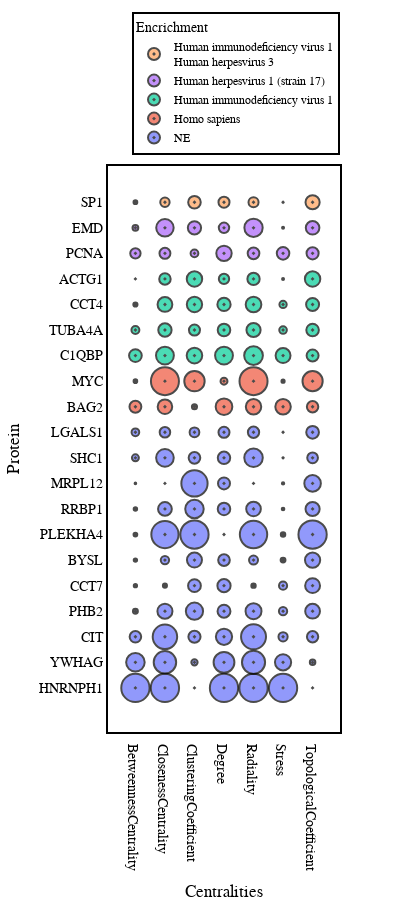

Notebook source saved alongside this figure:
### Markdown cell above
7.a Using Plotly Python library, the following Python script makes a dot plot.

### Code cell
import plotly.express as px

# Make Scaterplot
fig = px.scatter(Dot_plot_df, x="Centrality", y="Protein", size="Value", color="Encrichment", hover_data=['Info'])

fig.update_traces(mode='markers', marker_symbol = 200, marker_line_width=2, marker_line_color='rgba(0, 0, 0, 1)')
fig.update_xaxes(showline=True, linewidth=2, linecolor='black', mirror=True)
fig.update_yaxes(showline=True, linewidth=2, linecolor='black', mirror=True)

fig.update_layout(title=None, autosize=False, width=420, height=910, plot_bgcolor='rgba(0,0,0,0)', xaxis=dict(
        title="Centralities"),
    yaxis=dict(title="Protein"),
    font=dict(family="Arial", size=14, color="black"))

fig.update_layout(
    legend=dict(orientation="v", yanchor="bottom", y=1.02, xanchor="right", x=1, traceorder="reversed",
        title_font_family="Times New Roman",
        font=dict(family="Arial", size=12, color="black"), bgcolor="rgba(0,0,0,0)", bordercolor="Black", borderwidth=2)
)

fig.write_image("Images/Dot_plot.pdf")
fig.write_image("Images/Dot_plot.svg")
fig.write_image("Images/Dot_plot.webp")
fig.write_image("Images/Dot_plot.png")
fig.write_html("Images/Dot_plot.html")


fig_dots = fig

fig_dots.show()

### Figure 1 — Plotly figure (JSON) as saved in the notebook; plotly's stock layout.template omitted (floating-point values rounded to 4 significant figures)
{"data": [{"customdata": [["1.0<br>BetweennessCentrality"], ["0.43<br>BetweennessCentrality"], ["0.17<br>BetweennessCentrality"], ["0.03<br>BetweennessCentrality"], ["0.01<br>BetweennessCentrality"], ["0.01<br>BetweennessCentrality"], ["0.02<br>BetweennessCentrality"], ["0.01<br>BetweennessCentrality"], ["0.0<br>BetweennessCentrality"], ["0.06<br>BetweennessCentrality"], ["0.07<br>BetweennessCentrality"], ["1.0<br>ClosenessCentrality"], ["0.63<br>ClosenessCentrality"], ["0.75<br>ClosenessCentrality"], ["0.28<br>ClosenessCentrality"], ["0.02<br>ClosenessCentrality"], ["0.09<br>ClosenessCentrality"], ["0.93<br>ClosenessCentrality"], ["0.24<br>ClosenessCentrality"], ["0.0<br>ClosenessCentrality"], ["0.39<br>ClosenessCentrality"], ["0.14<br>ClosenessCentrality"], ["0.0<br>ClusteringCoefficient"], ["0.05<br>ClusteringCoefficient"], ["0.18<br>ClusteringCoefficient"], ["0.37<br>ClusteringCoefficient"], ["0.21<br>ClusteringCoefficient"], ["0.28<br>ClusteringCoefficient"], ["1.0<br>ClusteringCoefficient"], ["0.43<br>ClusteringCoefficient"], ["0.86<br>ClusteringCoefficient"], ["0.17<br>ClusteringCoefficient"], ["0.12<br>ClusteringCoefficient"], ["1.0<br>Degree"], ["0.54<br>Degree"], ["0.33<br>Degree"], ["0.21<br>Degree"], ["0.22<br>Degree"], ["0.17<br>Degree"], ["0.0<br>Degree"], ["0.2<br>Degree"], ["0.18<br>Degree"], ["0.19<br>Degree"], ["0.15<br>Degree"], ["1.0<br>Radiality"], ["0.67<br>Radiality"], ["0.78<br>Radiality"], ["0.32<br>Radiality"], ["0.02<br>Radiality"], ["0.1<br>Radiality"], ["0.94<br>Radiality"], ["0.27<br>Radiality"], ["0.0<br>Radiality"], ["0.43<br>Radiality"], ["0.16<br>Radiality"], ["1.0<br>Stress"], ["0.33<br>Stress"], ["0.11<br>Stress"], ["0.09<br>Stress"], ["0.08<br>Stress"], ["0.03<br>Stress"], ["0.02<br>Stress"], ["0.01<br>Stress"], ["0.01<br>Stress"], ["0.0<br>Stress"], ["0.0<br>Stress"], ["0.0<br>TopologicalCoefficient"], ["0.04<br>TopologicalCoefficient"], ["0.16<br>TopologicalCoefficient"], ["0.27<br>TopologicalCoefficient"], ["0.28<br>TopologicalCoefficient"], ["0.29<br>TopologicalCoefficient"], ["1.0<br>TopologicalCoefficient"], ["0.25<br>TopologicalCoefficient"], ["0.34<br>TopologicalCoefficient"], ["0.14<br>TopologicalCoefficient"], ["0.2<br>TopologicalCoefficient"]], "hovertemplate": "Encrichment=NE<br>Centrality=%{x}<br>Protein=%{y}<br>Value=%{marker.size}<br>Info=%{customdata[0]}<extra></extra>", "legendgroup": "NE", "marker": {"color": "#636efa", "line": {"color": "rgba(0, 0, 0, 1)", "width": 2}, "size": [1, 0.4306, 0.1669, 0.0303, 0.01346, 0.01406, 0.01746, 0.01476, 0.003303, 0.06094, 0.07416, 1, 0.6312, 0.7486, 0.284, 0.02068, 0.08777, 0.9266, 0.237, 0, 0.3897, 0.1396, 0, 0.04924, 0.1847, 0.3713, 0.2051, 0.2816, 1, 0.4283, 0.8626, 0.1697, 0.1188, 1, 0.5423, 0.33, 0.2086, 0.2188, 0.17, 0, 0.1967, 0.1792, 0.1939, 0.1526, 1, 0.6681, 0.7779, 0.3181, 0.02424, 0.1017, 0.9369, 0.2676, 0, 0.4289, 0.1603, 1, 0.3284, 0.1061, 0.0859, 0.08292, 0.0294, 0.02486, 0.008735, 0.006764, 0.001617, 0, 0, 0.03827, 0.1609, 0.2727, 0.2782, 0.2903, 1, 0.25, 0.343, 0.1443, 0.2021], "sizemode": "area", "sizeref": 0.0025, "symbol": 200}, "mode": "markers", "name": "NE", "orientation": "v", "showlegend": true, "type": "scatter", "x": ["BetweennessCentrality", "BetweennessCentrality", "BetweennessCentrality", "BetweennessCentrality", "BetweennessCentrality", "BetweennessCentrality", "BetweennessCentrality", "BetweennessCentrality", "BetweennessCentrality", "BetweennessCentrality", "BetweennessCentrality", "ClosenessCentrality", "ClosenessCentrality", "ClosenessCentrality", "ClosenessCentrality", "ClosenessCentrality", "ClosenessCentrality", "ClosenessCentrality", "ClosenessCentrality", "ClosenessCentrality", "ClosenessCentrality", "ClosenessCentrality", "ClusteringCoefficient", "ClusteringCoefficient", "ClusteringCoefficient", "ClusteringCoefficient", "ClusteringCoefficient", "ClusteringCoefficient", "ClusteringCoefficient", "ClusteringCoefficient", "ClusteringCoefficient", "ClusteringCoefficient", "ClusteringCoefficient", "Degree", "Degree", "Degree", "Degree", "Degree", "Degree", "Degree", "Degree", "Degree", "Degree", "Degree", "Radiality", "Radiality", "Radiality", "Radiality", "Radiality", "Radiality", "Radiality", "Radiality", "Radiality", "Radiality", "Radiality", "Stress", "Stress", "Stress", "Stress", "Stress", "Stress", "Stress", "Stress", "Stress", "Stress", "Stress", "TopologicalCoefficient", "TopologicalCoefficient", "TopologicalCoefficient", "TopologicalCoefficient", "TopologicalCoefficient", "TopologicalCoefficient", "TopologicalCoefficient", "TopologicalCoefficient", "TopologicalCoefficient", "TopologicalCoefficient", "TopologicalCoefficient"], "xaxis": "x", "y": ["HNRNPH1", "YWHAG", "CIT", "PHB2", "CCT7", "BYSL", "PLEKHA4", "RRBP1", "MRPL12", "SHC1", "LGALS1", "HNRNPH1", "YWHAG", "CIT", "PHB2", "CCT7", "BYSL", "PLEKHA4", "RRBP1", "MRPL12", "SHC1", "LGALS1", "HNRNPH1", "YWHAG", "CIT", "PHB2", "CCT7", "BYSL", "PLEKHA4", "RRBP1", "MRPL12", "SHC1", "LGALS1", "HNRNPH1", "YWHAG", "CIT", "PHB2", "CCT7", "BYSL", "PLEKHA4", "RRBP1", "MRPL12", "SHC1", "LGALS1", "HNRNPH1", "YWHAG", "CIT", "PHB2", "CCT7", "BYSL", "PLEKHA4", "RRBP1", "MRPL12", "SHC1", "LGALS1", "HNRNPH1", "YWHAG", "CIT", "PHB2", "CCT7", "BYSL", "PLEKHA4", "RRBP1", "MRPL12", "SHC1", "LGALS1", "HNRNPH1", "YWHAG", "CIT", "PHB2", "CCT7", "BYSL", "PLEKHA4", "RRBP1", "MRPL12", "SHC1", "LGALS1"], "yaxis": "y"}, {"customdata": [["0.18<br>BetweennessCentrality"], ["0.02<br>BetweennessCentrality"], ["0.27<br>ClosenessCentrality"], ["0.98<br>ClosenessCentrality"], ["0.03<br>ClusteringCoefficient"], ["0.52<br>ClusteringCoefficient"], ["0.35<br>Degree"], ["0.06<br>Degree"], ["0.3<br>Radiality"], ["0.98<br>Radiality"], ["0.3<br>Stress"], ["0.01<br>Stress"], ["0.16<br>TopologicalCoefficient"], ["0.51<br>TopologicalCoefficient"]], "hovertemplate": "Encrichment=Homo sapiens<br>Centrality=%{x}<br>Protein=%{y}<br>Value=%{marker.size}<br>Info=%{customdata[0]}<extra></extra>", "legendgroup": "Homo sapiens", "marker": {"color": "#EF553B", "line": {"color": "rgba(0, 0, 0, 1)", "width": 2}, "size": [0.1766, 0.0165, 0.265, 0.9806, 0.03254, 0.5182, 0.3474, 0.06066, 0.2978, 0.9834, 0.3005, 0.01255, 0.1634, 0.509], "sizemode": "area", "sizeref": 0.0025, "symbol": 200}, "mode": "markers", "name": "Homo sapiens", "orientation": "v", "showlegend": true, "type": "scatter", "x": ["BetweennessCentrality", "BetweennessCentrality", "ClosenessCentrality", "ClosenessCentrality", "ClusteringCoefficient", "ClusteringCoefficient", "Degree", "Degree", "Radiality", "Radiality", "Stress", "Stress", "TopologicalCoefficient", "TopologicalCoefficient"], "xaxis": "x", "y": ["BAG2", "MYC", "BAG2", "MYC", "BAG2", "MYC", "BAG2", "MYC", "BAG2", "MYC", "BAG2", "MYC", "BAG2", "MYC"], "yaxis": "y"}, {"customdata": [["0.2<br>BetweennessCentrality"], ["0.08<br>BetweennessCentrality"], ["0.02<br>BetweennessCentrality"], ["0.0<br>BetweennessCentrality"], ["0.4<br>ClosenessCentrality"], ["0.22<br>ClosenessCentrality"], ["0.27<br>ClosenessCentrality"], ["0.17<br>ClosenessCentrality"], ["0.3<br>ClusteringCoefficient"], ["0.15<br>ClusteringCoefficient"], ["0.29<br>ClusteringCoefficient"], ["0.3<br>ClusteringCoefficient"], ["0.4<br>Degree"], ["0.2<br>Degree"], ["0.22<br>Degree"], ["0.13<br>Degree"], ["0.44<br>Radiality"], ["0.25<br>Radiality"], ["0.31<br>Radiality"], ["0.19<br>Radiality"], ["0.28<br>Stress"], ["0.07<br>Stress"], ["0.07<br>Stress"], ["0.0<br>Stress"], ["0.18<br>TopologicalCoefficient"], ["0.2<br>TopologicalCoefficient"], ["0.21<br>TopologicalCoefficient"], ["0.3<br>TopologicalCoefficient"]], "hovertemplate": "Encrichment=Human immunodeficiency virus 1<br>Centrality=%{x}<br>Protein=%{y}<br>Value=%{marker.size}<br>Info=%{customdata[0]}<extra></extra>", "legendgroup": "Human immunodeficiency virus 1", "marker": {"color": "#00cc96", "line": {"color": "rgba(0, 0, 0, 1)", "width": 2}, "size": [0.2026, 0.07877, 0.02192, 0, 0.4, 0.2222, 0.2736, 0.1653, 0.3032, 0.1531, 0.2945, 0.2989, 0.3998, 0.1985, 0.2206, 0.1342, 0.4395, 0.2515, 0.307, 0.189, 0.2794, 0.07265, 0.06658, 0.004866, 0.1795, 0.1981, 0.2106, 0.2983], "sizemode": "area", "sizeref": 0.0025, "symbol": 200}, "mode": "markers", "name": "Human immunodeficiency virus 1", "orientation": "v", "showlegend": true, "type": "scatter", "x": ["BetweennessCentrality", "BetweennessCentrality", "BetweennessCentrality", "BetweennessCentrality", "ClosenessCentrality", "ClosenessCentrality", "ClosenessCentrality", "ClosenessCentrality", "ClusteringCoefficient", "ClusteringCoefficient", "ClusteringCoefficient", "ClusteringCoefficient", "Degree", "Degree", "Degree", "Degree", "Radiality", "Radiality", "Radiality", "Radiality", "Stress", "Stress", "Stress", "Stress", "TopologicalCoefficient", "TopologicalCoefficient", "TopologicalCoefficient", "TopologicalCoefficient"], "xaxis": "x", "y": ["C1QBP", "TUBA4A", "CCT4", "ACTG1", "C1QBP", "TUBA4A", "CCT4", "ACTG1", "C1QBP", "TUBA4A", "CCT4", "ACTG1", "C1QBP", "TUBA4A", "CCT4", "ACTG1", "C1QBP", "TUBA4A", "CCT4", "ACTG1", "C1QBP", "TUBA4A", "CCT4", "ACTG1", "C1QBP", "TUBA4A", "CCT4", "ACTG1"], "yaxis": "y"}, {"customdata": [["0.13<br>BetweennessCentrality"], ["0.04<br>BetweennessCentrality"], ["0.15<br>ClosenessCentrality"], ["0.38<br>ClosenessCentrality"], ["0.08<br>ClusteringCoefficient"], ["0.22<br>ClusteringCoefficient"], ["0.3<br>Degree"], ["0.14<br>Degree"], ["0.17<br>Radiality"], ["0.42<br>Radiality"], ["0.2<br>Stress"], ["0.01<br>Stress"], ["0.18<br>TopologicalCoefficient"], ["0.23<br>TopologicalCoefficient"]], "hovertemplate": "Encrichment=Human herpesvirus 1 (strain 17)<br>Centrality=%{x}<br>Protein=%{y}<br>Value=%{marker.size}<br>Info=%{customdata[0]}<extra></extra>", "legendgroup": "Human herpesvirus 1 (strain 17)", "marker": {"color": "#ab63fa", "line": {"color": "rgba(0, 0, 0, 1)", "width": 2}, "size": [0.1348, 0.04219, 0.1502, 0.3808, 0.07605, 0.2201, 0.2969, 0.1351, 0.1721, 0.4197, 0.1981, 0.005119, 0.1835, 0.2316], "sizemode": "area", "sizeref": 0.0025, "symbol": 200}, "mode": "markers", "name": "Human herpesvirus 1 (strain 17)", "orientation": "v", "showlegend": true, "type": "scatter", "x": ["BetweennessCentrality", "BetweennessCentrality", "ClosenessCentrality", "ClosenessCentrality", "ClusteringCoefficient", "ClusteringCoefficient", "Degree", "Degree", "Radiality", "Radiality", "Stress", "Stress", "TopologicalCoefficient", "TopologicalCoefficient"], "xaxis": "x", "y": ["PCNA", "EMD", "PCNA", "EMD", "PCNA", "EMD", "PCNA", "EMD", "PCNA", "EMD", "PCNA", "EMD", "PCNA", "EMD"], "yaxis": "y"}, {"customdata": [["0.02<br>BetweennessCentrality"], ["0.11<br>ClosenessCentrality"], ["0.2<br>ClusteringCoefficient"], ["0.15<br>Degree"], ["0.13<br>Radiality"], ["0.0<br>Stress"], ["0.25<br>TopologicalCoefficient"]], "hovertemplate": "Encrichment=Human immunodeficiency virus 1<br>Human herpesvirus 3<br>Centrality=%{x}<br>Protein=%{y}<br>Value=%{marker.size}<br>Info=%{customdata[0]}<extra></extra>", "legendgroup": "Human immunodeficiency virus 1<br>Human herpesvirus 3", "marker": {"color": "#FFA15A", "line": {"color": "rgba(0, 0, 0, 1)", "width": 2}, "size": [0.01794, 0.11, 0.1979, 0.1526, 0.1269, 0.00129, 0.2513], "sizemode": "area", "sizeref": 0.0025, "symbol": 200}, "mode": "markers", "name": "Human immunodeficiency virus 1<br>Human herpesvirus 3", "orientation": "v", "showlegend": true, "type": "scatter", "x": ["BetweennessCentrality", "ClosenessCentrality", "ClusteringCoefficient", "Degree", "Radiality", "Stress", "TopologicalCoefficient"], "xaxis": "x", "y": ["SP1", "SP1", "SP1", "SP1", "SP1", "SP1", "SP1"], "yaxis": "y"}], "layout": {"autosize": false, "font": {"color": "black", "family": "Arial", "size": 14}, "height": 910, "legend": {"bgcolor": "rgba(0, 0, 0, 0)", "bordercolor": "Black", "borderwidth": 2, "font": {"color": "black", "family": "Arial", "size": 12}, "itemsizing": "constant", "orientation": "v", "title": {"font": {"family": "Times New Roman"}, "text": "Encrichment"}, "tracegroupgap": 0, "traceorder": "reversed", "x": 1, "xanchor": "right", "y": 1.02, "yanchor": "bottom"}, "margin": {"t": 60}, "plot_bgcolor": "rgba(0, 0, 0, 0)", "title": {}, "width": 420, "xaxis": {"anchor": "y", "autorange": true, "domain": [0, 1], "linecolor": "black", "linewidth": 2, "mirror": true, "range": [-0.9375, 6.937], "showline": true, "title": {"text": "Centralities"}, "type": "category"}, "yaxis": {"anchor": "x", "autorange": true, "domain": [0, 1], "linecolor": "black", "linewidth": 2, "mirror": true, "range": [-1.748, 20.43], "showline": true, "title": {"text": "Protein"}, "type": "category"}}}
